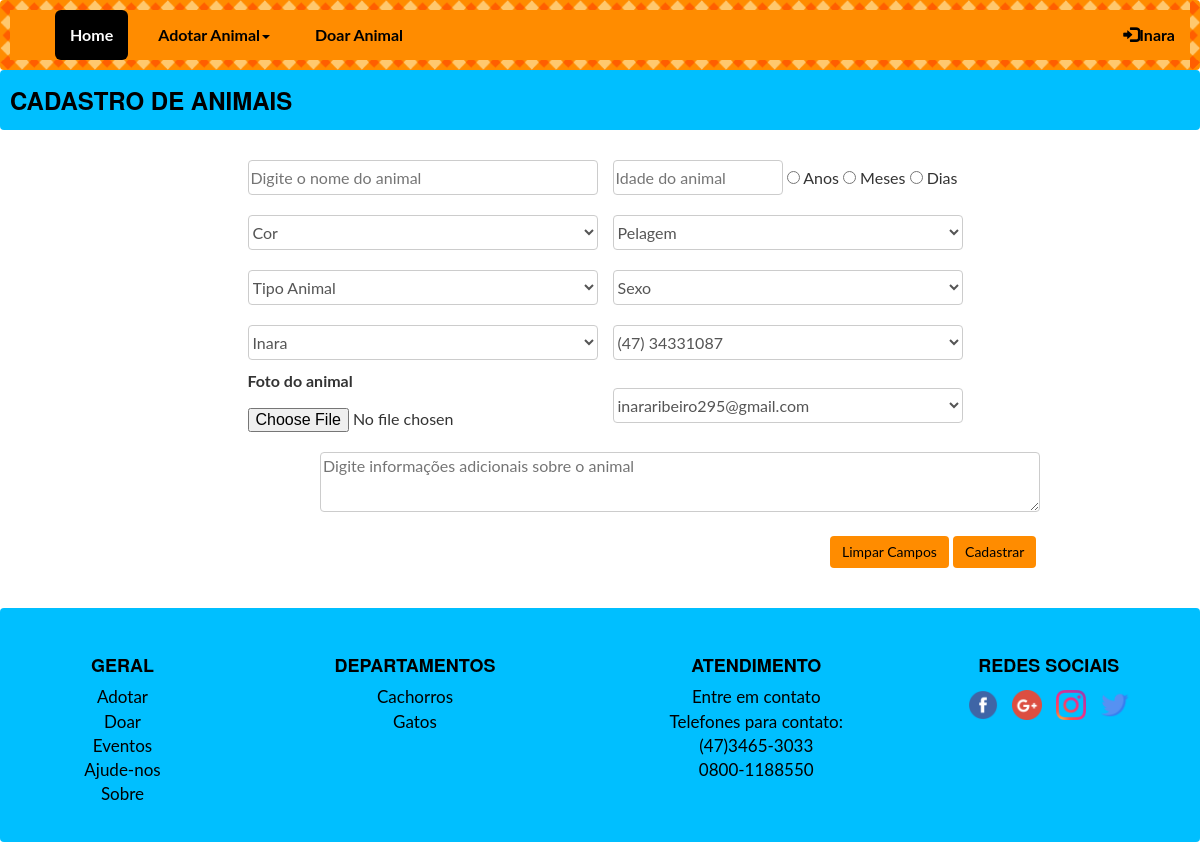
/formCadastroAnimais.php?idusuario=1, run on the app's committed database.
### tables this page shows
CREATE TABLE `usuario` (
  `idusuario` int(11) NOT NULL,
  `nome_usuario` varchar(45) NOT NULL,
  `sobrenome_usuario` varchar(45) NOT NULL,
  `rua` varchar(45) NOT NULL,
  `bairro` varchar(45) NOT NULL,
  `numero` int(11) NOT NULL,
  `telefone` varchar(45) NOT NULL,
  `celular` varchar(45) NOT NULL,
  `email` varchar(200) NOT NULL,
  `login_idlogin` int(11) NOT NULL,
  `ativo` int(11) NOT NULL
);

### formCadastroAnimais.php (the view, shortened to what this page needs)
<?php
include ("cabecalhoGeral.php");
include("menuUsuario.php");
include("conexao.php");
$idUser=$_GET['idusuario'];
$comando="SELECT * FROM usuario WHERE idusuario={$idUser}";
$resultado=mysqli_query($conexao,$comando);
$clienteRetornado=mysqli_fetch_assoc($resultado);
?>
<link rel="stylesheet" href="css/style.css">
<div class="barra">
<h3 align="left"> Cadastro de Animais </h3>
</div>
	<form action="cadastraAnimais.php" method="POST">
		<center>
		<div class="container-fluid cadAnimais">
		<table cellspacing="5">
		<tr>
			<td><input type="text" class="inputEsquerdaNomeAnimal"  name="nomeAnimal" placeholder="Digite o nome do animal"></td>
			<td><input type="number" class="inputDireitaIdadeAnimal" id="idade" name="idadeAnimal" placeholder="Idade do animal">
				<input type="radio" name="idade" value="anos"/> Anos
				<input type="radio" name="idade" value="meses"/> Meses
				<input type="radio" name="idade" value="dias"/> Dias </td>
		</tr>
<tr>
	<td><select  class="inputEsquerda" name="corAnimal" id="cor">
	<option value=""> Cor </option>
	</select></td>
	<td><select class="inputDireita" name="pelagemAnimal" id="pelagem">
	<option value=""> Pelagem </option>
	</select></td>
</tr>
<tr>
	<td><select class="inputEsquerda" name="tipoAnimal" id="tipo">
	<option value=""> Tipo Animal </option>
	</select></td>
	<td><select class="inputDireita" name="sexoAnimal" id="sexo">
	<option value=""> Sexo </option>
	</select></td>
</tr>
			<tr>
			<td><select  class="inputEsquerda" name="tutorAtual">
			<option><?php echo $clienteRetornado['nome_usuario']; ?></option>
			</select></td>
				<td><select class="inputDireita" name="telefoneTutor">
				<option><?php echo $clienteRetornado['telefone'];?> </option>
				</select></td>
			</tr>
			<tr>
				<td><label>Foto do animal</label>
			<input type="file" class="inputEsquerdaFotoAnimal" name="fotoAnimal" placeholder="Foto Animal"></td>
			<td><select class="inputDireita" name="emailTutor">
				<option><?php echo $clienteRetornado['email'];?> </option>
				</select></td>
			</tr>
			</table>
		</div>
		</center>
		<textarea rows="3" cols="22" name="observacaoAnimal" class="areaTexto" placeholder="Digite informações adicionais sobre o animal"></textarea>
	<br>
	<input type="reset"  class="btn btn-default botaoLimpaCadAnimais" value="Limpar Campos">
	<input type="submit"  class="btn btn-default botaoCadAnimais " value="Cadastrar">
	</form>
<?php
include("rodapeGeral.php");
?>

### menuUsuario.php (shortened to what this page needs)
<?php
include ("cabecalhoGeral.php");
$id=$_GET['idusuario'];
?>
<nav class="navbar navbar-inverse">
  <div class="container-fluid">
    <div class="navbar-header">
      <a class="navbar-brand"></a>
    </div>
    <ul class="nav navbar-nav">
      <li class="active"><a href="homeUsuario.php?idusuario=<?php echo $id ?>">Home</a></li>
	  <li class="dropdown">
	  <a class="dropdown-toggle" data-toggle="dropdown" href="#">Adotar Animal<span class="caret"></span></a>
      </li>
	  <li> <a href="formCadastroAnimais.php?idusuario=<?php echo $id ?>">Doar Animal</a> </li>
    </ul>
    <ul class="nav navbar-nav navbar-right">
	  <?php
	  include("conexao.php");
	  $id= $_GET['idusuario'];
	  $comando="SELECT * FROM usuario WHERE idusuario={$id}";
	  $resultado=mysqli_query($conexao,$comando);
	  $usuario=mysqli_fetch_assoc($resultado);
	  $nomeUsuario=$usuario['nome_usuario'];
	  ?>
      <li class="dropdown">
	  <a class="dropdown-toggle" data-toggle="dropdown" href="#"><span class="glyphicon glyphicon-log-in"></span><?php echo $nomeUsuario; ?></a>
	  </li>
    </ul>
  </div>
</nav>

### css/style.css (style rules this page uses)
* { font-family: 'Lato', 'Helvetica Neue', Helvetica, Arial, sans-serif; font-size:16px; }
.navbar { margin-bottom: 0; border-radius: 4px; background-color:#ff8c00; font-weight:bold; padding:0px; border: 10px solid transparent; border-image: url(border.png) 23% round; }
.navbar-inverse .navbar-nav>li>a { color: #000; margin-left:15px; }
.navbar-inverse .navbar-brand { margin-top:-2; }
.navbar-inverse .navbar-nav>.active>a, .navbar-inverse .navbar-nav>.active>a:focus, .navbar-inverse .navbar-nav>.active>a:hover { color: #fff; border-radius: 6px; background-color: #000; width: auto; height: auto; }
.barra { background-color:#00bfff; height:60px; padding-top:17px; padding-left:10px; border-radius:4px; }
h1,h2,h3,h4 { margin-top:0px; color:#000; font-weight:bold; font-family: "Montserrat", "Helvetica Neue", Helvetica, Arial, sans-serif; text-transform: uppercase; font-weight: 700; }
.btn-default { color: #000; background-color: #ff8c00; border-color: #ff8c00; }
.btn { display: inline-block; padding: 6px 12px; margin-top: 8px; font-weight: 400; line-height: 1.42857143; text-align: center; white-space: nowrap; vertical-align: middle; background-image: none; border:none; }
.areaTexto { width: 400px; border-radius:4px; }
.inputEsquerda { width:350px; border-radius:4px; border:solid 2px; height:35px; line-height: 1.42857143; color: #555; background-color: #fff; background-image: none; border: 1px solid #ccc; margin-bottom:10px; margin-top:10px; }
.inputEsquerdaFotoAnimal { width:350px; margin-bottom:10px; margin-top:10px; }
.inputEsquerdaNomeAnimal { width:350px; border-radius:4px; border:solid 2px; height:35px; line-height: 1.42857143; color: #555; background-color: #fff; background-image: none; border: 1px solid #ccc; margin-bottom:10px; margin-top:10px; }
.areaTexto { width:720px; border-radius:4px; border:solid 2px; height:60px; line-height: 1.42857143; color: #555; background-color: #fff; background-image: none; border: 1px solid #ccc; margin-bottom:10px; margin-top:10px; margin-left:320px; }
.inputDireita { width:350px; border-radius:4px; border:solid 2px; height:35px; line-height: 1.42857143; color: #555; background-color: #fff; background-image: none; border: 1px solid #ccc; margin-left:15px; margin-bottom:10px; margin-top:10px; }
.inputDireitaIdadeAnimal { width:170px; border-radius:4px; border:solid 2px; height:35px; line-height: 1.42857143; color: #555; background-color: #fff; background-image: none; border: 1px solid #ccc; margin-left:15px; margin-bottom:10px; margin-top:10px; }
.cadAnimais { margin-left:10px; }
.botaoLimpaCadAnimais { margin-left:830px; }

### data on the page
usuario: nome_usuario "Inara", tutorAtual "Inara", telefoneTutor "(47) 34331087", emailTutor "inararibeiro295@gmail.com"
